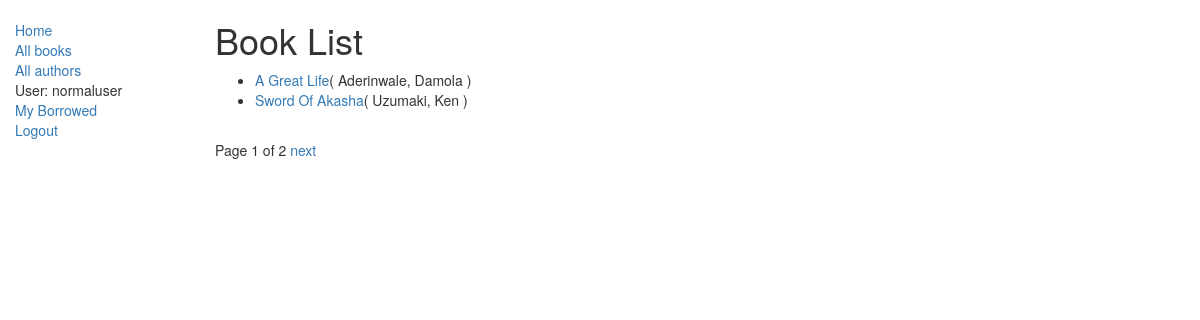
Screenshot of /catalog/books/ (signed in) with the database file from the repository.
### catalog/models.py (models this page shows, shortened)
class Book(models.Model):
    title = models.CharField(max_length=200)
    author = models.ForeignKey('Author', on_delete=models.SET_NULL, null=True)
    summary = models.TextField(max_length=1000, help_text='Enter a brief description of the book')
    isbn = models.TextField('ISBN',max_length=13,help_text='13 character')
    genre = models.ManyToManyField(Genre, help_text='Select a genre for this book')
    language = models.ForeignKey('Language', on_delete=models.SET_NULL,null=True)
    def get_absolute_url(self):
        return reverse('book-detail', args=[str(self.id)])
    def display_genre(self):
        return ','.join([genre.name for genre in self.genre.all()[:3]])
    display_genre.short_description = 'Genre'

class Author(models.Model):
    firstName = models.CharField(max_length=100, verbose_name='First Name')
    lastName = models.CharField(max_length=100, verbose_name='Last Name')
    date_of_birth = models.DateField(null=True, blank=True)
    date_of_death = models.DateField('Died',null=True,blank=True)
    def __str__(self):
        return '%s, %s'%(self.lastName, self.firstName)

### catalog/views.py (the view)
class BookListView(LoginRequiredMixin,generic.ListView):
    model = Book
    paginate_by = 2

### catalog/templates/catalog/book_list.html
{% extends "base_template.html" %}
{% block content %}
<h1>Book List</h1>
    {% if book_list %}
    <ul>
        {% for book in book_list %}
        <li>
            <a href="{{book.get_absolute_url}}">{{ book.title }}</a>( {{book.author}} )
        </li>
        {% endfor %}
    </ul>
    {% else %}
        <p>There are no books in the library.</p>
    {% endif %}
{% endblock %}

### catalog/templates/base_template.html (shortened to what this page needs)
<!DOCTYPE html>
<html lang="en">
<head>
    <link rel="stylesheet" href="https://maxcdn.bootstrapcdn.com/bootstrap/3.3.7/css/bootstrap.min.css">
  {% load static %}
  <link rel="stylesheet" href="{% static 'css/styles.css' %}">
</head>
<body>
    <div class="container-fluid">
        <div class="row">
            <div class="col-sm-2">
                {% block sidebar %}
                <ul class="sidebar-nav">
                    <li><a href="{% url 'index' %}">Home</a></li>
                    <li><a href="{% url 'books' %}">All books</a></li>
                    <li><a href="{% url 'authors' %}">All authors</a></li>
                    {% if user.is_authenticated %}
                        <li>User: {{user.get_username}}</li>
                        <li><a href="{% url 'my-borrowed' %}">My Borrowed</a></li>
                        <li><a href="{% url 'logout' %}?next={{request.path}}">Logout</a></li>
                    {% else %}
                        <li><a href="{% url 'login'%}?next={{request.path}}">Login</a></li>
                    {% endif %}
                </ul>
                {% endblock %}
            </div>
            <div class="col-sm-10">
                {% block content %}{% endblock %}
                {% block pagination %}
                    {% if is_paginated %}
                        <div class="pagination">
                            <span class="page-links">
                                <span class="page-current">
                                    Page {{page_obj.number}} of {{page_obj.paginator.num_pages}}
                                </span>
                                {% if page_obj.has_next %}
                                    <a href="{{request.path}}?page={{page_obj.next_page_number}}">next</a>
                                {% endif %}
                            </span>
                        </div>
                    {% endif %}
                {% endblock %}
            </div>
        </div>
    </div>
</body>
</html>

### catalog/static/css/styles.css (style rules this page uses)
.sidebar-nav { margin-top: 20px; padding: 0; list-style:none; }

### rows the page displays
Book: title "A Great Life", author "Aderinwale, Damola"
Book: title "Sword Of Akasha", author "Uzumaki, Ken"

### other values shown
{{ user.get_username }} "normaluser"
{{ page_obj.number }} "1"
{{ page_obj.paginator.num_pages }} "2"
